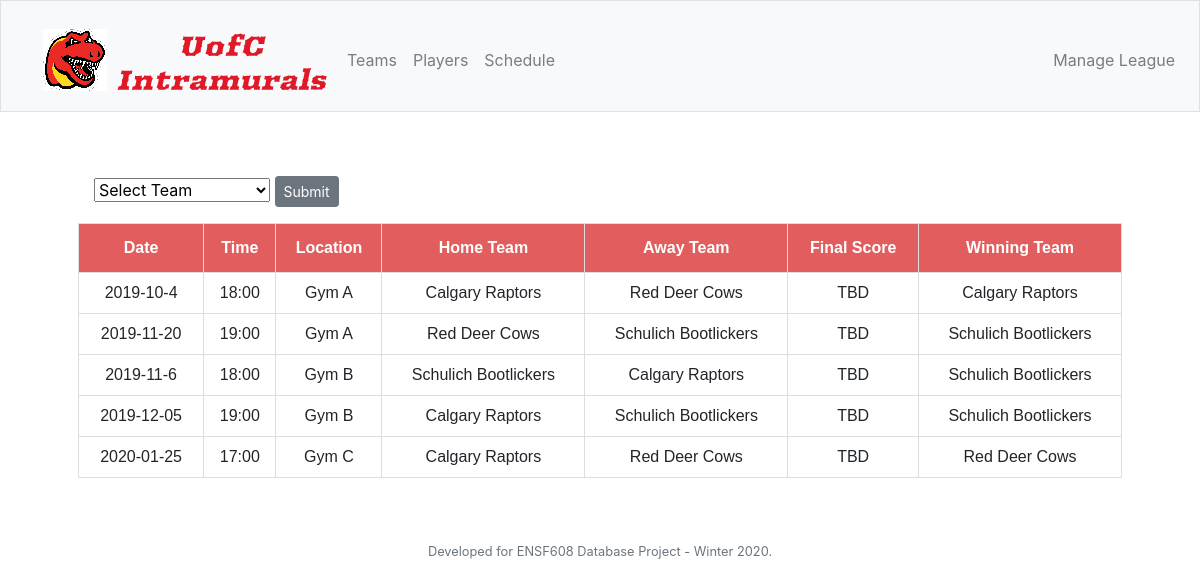
Before: /schedule with the older database file.
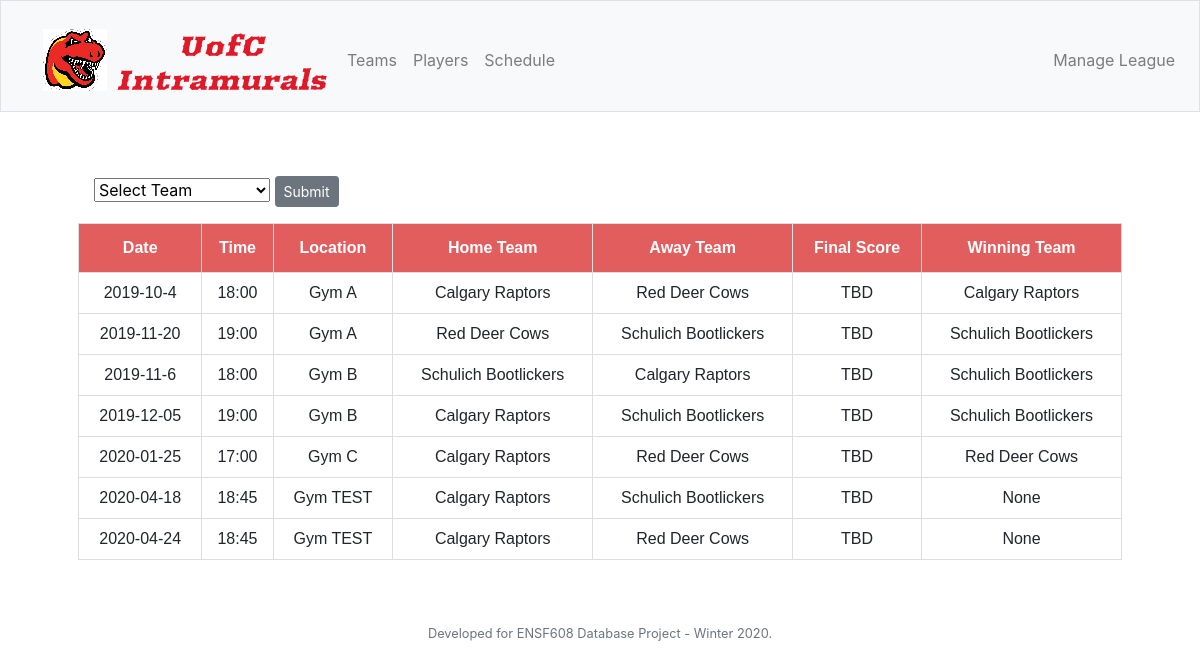
After: the same page with the newer database file.
### tables this page shows
CREATE TABLE "Game" (
	"game_id"	INTEGER NOT NULL PRIMARY KEY AUTOINCREMENT UNIQUE,
	"schedule_id"	INTEGER NOT NULL,
	"date"	TEXT,
	"time"	TEXT,
	"location"	TEXT,
	"home_id"	INTEGER NOT NULL,
	"away_id"	INTEGER NOT NULL,
	"ref_id"	INTEGER NOT NULL,
	"winner_id"	INTEGER
);

CREATE TABLE "Team" (
	"team_id"	INTEGER NOT NULL PRIMARY KEY AUTOINCREMENT UNIQUE,
	"team_name"	TEXT,
	"roster_id"	INTEGER
);

### app/routes.py (the view, shortened to what this page needs)
@app.route('/schedule', methods = ['GET', 'POST'])
def schedule():
    selected=''
    team_names = get_teams()
    games_query = "SELECT Game.date, Game.time, Game.location, HomeTeam.team_name as home_team, AwayTeam.team_name as away_team, WinTeam.team_name as win_team\
                FROM Game\
                LEFT JOIN Team as HomeTeam ON Game.home_id = HomeTeam.team_id\
                LEFT JOIN Team as AwayTeam on Game.away_id = AwayTeam.team_id\
                LEFT JOIN Team as WinTeam on Game.winner_id = WinTeam.team_id"
    order_query = "\nORDER BY Game.date, Game.time"
    games = db.execute(games_query + order_query)
    return render_template("schedule.html", teams=team_names, games=games, selection=selected)

### app/routes.py (called while the page is built)
@app.after_request
def after_request(response):
    response.headers["Cache-Control"] = "no-cache, no-store, must-revalidate"
    response.headers["Expires"] = 0
    response.headers["Pragma"] = "no-cache"
    return response

def get_teams():
    team_names = db.execute(
        "SELECT Team.team_name\
            FROM Team\
                ORDER BY Team.team_name"
    )
    return team_names

### app/templates/schedule.html (shortened to what this page needs)
{% extends "layout.html" %}
{% block main %}
<div class="p-3 text-left">
  <form name="Team" method="post" action="#">
    <select name="Team">
      {% if selection=='' %}
        <option value="NULL"> Select Team</option>
      {% else %}
        <option value="{{selection}}">{{selection}}</option>
        <option value="View all">View all</option>
      {% endif %}
    </select>
    <button type="submit" class="btn btn-secondary btn-sm">Submit</button>
  </form>
</div>
<table id="table" class="table">
  <thead>
    <tr>
      <th scope="col">Date</th>
      <th scope="col">Time</th>
      <th scope="col">Location</th>
      <th scope="col">Home Team</th>
      <th scope="col">Away Team</th>
      <th scope="col">Final Score</th>
      <th scope="col">Winning Team</th>
    </tr>
  </thead>
  <tbody>
    {%for game in games%}
      <tr>
        <td>{{game['date']}}</td>
        <td>{{game['time']}}</td>
        <td>{{game['location']}}</td>
        <td>{{game['home_team']}}</td>
        <td>{{game['away_team']}}</td>
        <td>TBD</td>
        <td>{{game['win_team']}}</td>
      </tr>
    {%endfor%}
  </tbody>
</table>
{% endblock %}

### app/templates/layout.html (shortened to what this page needs)
<!DOCTYPE html>
<html lang="en">
    <head>
        <link href="https://maxcdn.bootstrapcdn.com/bootstrap/4.1.3/css/bootstrap.min.css" rel="stylesheet">
        <link href="/static/styles.css" rel="stylesheet">
    </head>
    <body>
        <nav class="navbar navbar-expand-md navbar-light bg-light border">
            <a href="/"> <img src = "/static/logo.png" </a>
            <div class="collapse navbar-collapse" id="navbar">
                    <ul class="navbar-nav mr-auto mt-2">
                        <li class="nav-item"><a class="nav-link" href="/">Teams</a></li>
                        <li class="nav-item"><a class="nav-link" href="/players">Players</a></li>
                        <li class="nav-item"><a class="nav-link" href="/schedule">Schedule</a></li>
                    </ul>
                    <ul class="navbar-nav ml-auto mt-2">
                        <li class="nav-item"><a class="nav-link" href="/manage">Manage League</a></li>
                    </ul>
            </div>
        </nav>
        <main class="container p-5">
            {% block main %}{% endblock %}
        </main>
        <footer class="small text-center text-muted">
            Developed for ENSF608 Database Project - Winter 2020.
        </footer>
    </body>
</html>

### app/static/styles.css (style rules this page uses)
main { overflow-x: auto; text-align: center; }
#table { font-family: "Trebuchet MS", Arial, Helvetica, sans-serif; border-collapse: collapse; width: 100%; }
#table td, #table th { border: 1px solid #ddd; padding: 8px; }
#table th { padding-top: 12px; padding-bottom: 12px; text-align: center; background-color: #E25E5E; color: white; }
@media (min-width: 568px) { html, body { height: 100%; } }
@media (min-width: 568px) { .left-part, form { flex: 1; height: auto; } }

Changed rows visible on the page:
added Game: date "2020-04-18", time "18:45", location "Gym TEST", home_team "Calgary Raptors", away_team "Schulich Bootlickers", win_team "None"
added Game: date "2020-04-24", time "18:45", location "Gym TEST", home_team "Calgary Raptors", away_team "Red Deer Cows", win_team "None"
